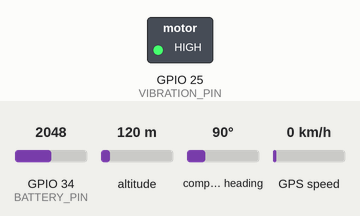
The sketch below on a simulated ESP32. Shown: switched loads named in the sketch (green lamp = pin HIGH). Inputs (shaded band) come from the test bench; at power-on: GPIO 34 (BATTERY_PIN) = 2048, altitude 120 m, compass heading 90°, GPS speed 0 km/h. The GPS gets a fix after 3 s at 37.7749, -122.4194 with 8 satellites; the modem accepts every AT command (registered, SIM ready, sends succeed) and sends nothing else; what the sketch prints to the serial monitor is not drawn.

Above: at 10.1 s.
At 122.5 s:
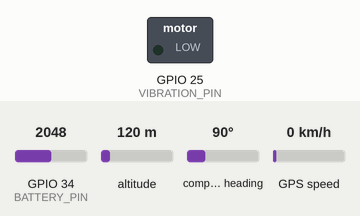
Timing chart, 0 to 130.0 s (numbered marks = the images above):
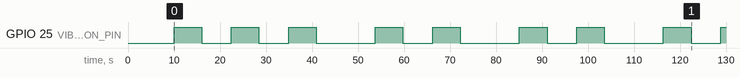

Measured:
- by itself, GPIO 25 (VIBRATION_PIN): LOW → HIGH at 10.0 s, → LOW 6.0 s later, → HIGH 6.4 s later, → LOW 6.0 s later, … (17 changes in this stretch)

The sketch:

collar_esp32.ino
```cpp
/*
  Firmware collier GPS - ESP32 + SIM7600 (4G) + GPS NEO6M
  Langage : C++ (Arduino Framework) — nécessaire car JavaScript/React Native
  ne s'exécute pas sur microcontrôleur.

  Rôle du collier :
   1. Lire la position GPS (module NEO6M, liaison série)
   2. Comparer cette position aux zones téléchargées depuis Firebase
   3. Décider de faire vibrer le moteur si l'animal approche de la limite
   4. Envoyer position/batterie/alertes à Firebase via le module SIM7600 (réseau 4G)
   5. Télécharger les mises à jour de zones/paramètres à chaque cycle
*/

#include <TinyGPSPlus.h>
#include <HardwareSerial.h>
#include <ArduinoJson.h>

// ---------- Configuration matérielle ----------
#define GPS_RX_PIN 16
#define GPS_TX_PIN 17
#define SIM_RX_PIN 26
#define SIM_TX_PIN 27
#define VIBRATION_PIN 25
#define BATTERY_PIN 34   // entrée analogique pour mesure de tension batterie

HardwareSerial gpsSerial(1);
HardwareSerial simSerial(2);
TinyGPSPlus gps;

// ---------- Identité du collier ----------
const char* COLLAR_ID = "COL-00125";
const char* FIREBASE_PROJECT_ID = "elevage-app";
const char* FIREBASE_API_KEY = "TON_API_KEY";

// ---------- Paramètres synchronisés depuis Firebase (valeurs par défaut) ----------
int intensiteVibration = 60;   // 0-100 %
int dureeVibrationSec = 3;
int frequenceGpsSec = 10;      // fréquence de lecture GPS
int frequenceEnvoiSec = 30;    // fréquence d'envoi à Firebase
const float BUFFER_SORTIE_M = 5.0;  // distance tampon avant la frontière (zone d'alerte)

// ---------- Zone active (polygone téléchargé depuis Firestore) ----------
struct Point { double lat; double lon; };
Point zonePoints[20];
int zonePointsCount = 0;

unsigned long dernierEnvoi = 0;
unsigned long dernierGps = 0;
unsigned long derniereSync = 0;

void setup() {
  Serial.begin(115200);
  gpsSerial.begin(9600, SERIAL_8N1, GPS_RX_PIN, GPS_TX_PIN);
  simSerial.begin(115200, SERIAL_8N1, SIM_RX_PIN, SIM_TX_PIN);
  pinMode(VIBRATION_PIN, OUTPUT);
  pinMode(BATTERY_PIN, INPUT);

  Serial.println("Initialisation du collier " + String(COLLAR_ID));
  initSim7600();
  synchroniserAvecFirebase(); // récupère zone + paramètres au démarrage
}

void loop() {
  // 1. Lecture continue du flux GPS
  while (gpsSerial.available() > 0) {
    gps.encode(gpsSerial.read());
  }

  unsigned long maintenant = millis();

  // 2. Cycle de calcul de position (toutes les frequenceGpsSec secondes)
  if (gps.location.isValid() && (maintenant - dernierGps > frequenceGpsSec * 1000UL)) {
    dernierGps = maintenant;
    traiterPosition(gps.location.lat(), gps.location.lng());
  }

  // 3. Cycle d'envoi vers Firebase
  if (maintenant - dernierEnvoi > frequenceEnvoiSec * 1000UL) {
    dernierEnvoi = maintenant;
    envoyerPositionFirebase(gps.location.lat(), gps.location.lng());
    envoyerBatterie();
  }

  // 4. Cycle de synchronisation des zones/paramètres (toutes les 5 minutes)
  if (maintenant - derniereSync > 5UL * 60UL * 1000UL) {
    derniereSync = maintenant;
    synchroniserAvecFirebase();
  }
}

// ---------- Logique de géofencing ----------
void traiterPosition(double lat, double lon) {
  bool dedans = pointDansPolygone(lat, lon, zonePoints, zonePointsCount);
  double distanceLimite = distanceMinimaleAuBord(lat, lon, zonePoints, zonePointsCount);

  if (dedans && distanceLimite < BUFFER_SORTIE_M) {
    // L'animal approche de la limite : vibration progressive (avertissement)
    declencherVibration(intensiteVibration, dureeVibrationSec);
    envoyerAlerte("near", "Animal proche de la limite");
  } else if (!dedans) {
    // Sortie confirmée : vibration plus longue + alerte immédiate
    declencherVibration(100, dureeVibrationSec * 2);
    envoyerAlerte("out", "Sortie confirmée de la zone");
    envoyerPositionFirebase(lat, lon); // envoi immédiat, sans attendre le cycle normal
  }
  // Si dedans et loin de la limite : rien ne se passe (comportement normal)
}

// Test point-dans-polygone (algorithme du ray casting)
bool pointDansPolygone(double lat, double lon, Point* poly, int n) {
  bool inside = false;
  for (int i = 0, j = n - 1; i < n; j = i++) {
    if (((poly[i].lon > lon) != (poly[j].lon > lon)) &&
        (lat < (poly[j].lat - poly[i].lat) * (lon - poly[i].lon) /
               (poly[j].lon - poly[i].lon) + poly[i].lat)) {
      inside = !inside;
    }
  }
  return inside;
}

// Distance approximative (en mètres) au segment de bordure le plus proche
double distanceMinimaleAuBord(double lat, double lon, Point* poly, int n) {
  double minDist = 1e9;
  for (int i = 0; i < n; i++) {
    int j = (i + 1) % n;
    double d = distancePointSegment(lat, lon, poly[i], poly[j]);
    if (d < minDist) minDist = d;
  }
  return minDist;
}

double distancePointSegment(double lat, double lon, Point a, Point b) {
  // Approximation simple en mètres via conversion degrés -> mètres (~111km/degré)
  double ax = a.lon * 111320.0, ay = a.lat * 110540.0;
  double bx = b.lon * 111320.0, by = b.lat * 110540.0;
  double px = lon * 111320.0, py = lat * 110540.0;

  double dx = bx - ax, dy = by - ay;
  double len2 = dx * dx + dy * dy;
  double t = len2 == 0 ? 0 : ((px - ax) * dx + (py - ay) * dy) / len2;
  t = max(0.0, min(1.0, t));
  double projX = ax + t * dx, projY = ay + t * dy;
  return sqrt((px - projX) * (px - projX) + (py - projY) * (py - projY));
}

// ---------- Vibration ----------
void declencherVibration(int intensite, int dureeSec) {
  int pwmValue = map(intensite, 0, 100, 0, 255);
  analogWrite(VIBRATION_PIN, pwmValue);
  delay(dureeSec * 1000);
  analogWrite(VIBRATION_PIN, 0);
}

// ---------- Communication réseau (SIM7600, commandes AT) ----------
void initSim7600() {
  envoyerCommandeAT("AT");
  envoyerCommandeAT("AT+CPIN?");         // vérifie la présence de la carte SIM
  envoyerCommandeAT("AT+CGATT=1");       // attache au réseau data
  envoyerCommandeAT("AT+CGDCONT=1,\"IP\",\"internet\"");
  envoyerCommandeAT("AT+CGACT=1,1");     // active le contexte PDP (connexion data)
}

void envoyerCommandeAT(const char* cmd) {
  simSerial.println(cmd);
  delay(500);
}

// Envoie la position GPS + horodatage vers Firestore (REST API)
void envoyerPositionFirebase(double lat, double lon) {
  StaticJsonDocument<256> doc;
  doc["fields"]["collierId"]["stringValue"] = COLLAR_ID;
  doc["fields"]["latitude"]["doubleValue"] = lat;
  doc["fields"]["longitude"]["doubleValue"] = lon;
  doc["fields"]["timestamp"]["stringValue"] = "AUTO";

  String payload;
  serializeJson(doc, payload);

  String url = "https://firestore.googleapis.com/v1/projects/" +
               String(FIREBASE_PROJECT_ID) + "/databases/(default)/documents/locations";

  envoyerRequeteHTTPS(url, payload);
}

void envoyerBatterie() {
  int lecture = analogRead(BATTERY_PIN);
  float tension = (lecture / 4095.0) * 3.3 * 2; // pont diviseur de tension
  int pourcentage = constrain(map(tension * 100, 320, 420, 0, 100), 0, 100);

  StaticJsonDocument<128> doc;
  doc["fields"]["collierId"]["stringValue"] = COLLAR_ID;
  doc["fields"]["batterie"]["integerValue"] = pourcentage;

  String payload;
  serializeJson(doc, payload);
  String url = "https://firestore.googleapis.com/v1/projects/" +
               String(FIREBASE_PROJECT_ID) + "/databases/(default)/documents/collars/" + COLLAR_ID;
  envoyerRequeteHTTPS(url, payload);
}

void envoyerAlerte(const char* type, const char* description) {
  StaticJsonDocument<256> doc;
  doc["fields"]["collierId"]["stringValue"] = COLLAR_ID;
  doc["fields"]["type"]["stringValue"] = type;
  doc["fields"]["description"]["stringValue"] = description;

  String payload;
  serializeJson(doc, payload);
  String url = "https://firestore.googleapis.com/v1/projects/" +
               String(FIREBASE_PROJECT_ID) + "/databases/(default)/documents/alerts";
  envoyerRequeteHTTPS(url, payload);
}

// Télécharge la zone active + paramètres depuis Firestore
void synchroniserAvecFirebase() {
  String url = "https://firestore.googleapis.com/v1/projects/" +
               String(FIREBASE_PROJECT_ID) + "/databases/(default)/documents/settings/" + COLLAR_ID;

  String reponse = recevoirRequeteHTTPS(url);

  // Parsing JSON de la réponse pour extraire les paramètres et les points de zone
  StaticJsonDocument<2048> doc;
  DeserializationError err = deserializeJson(doc, reponse);
  if (!err) {
    intensiteVibration = doc["fields"]["intensiteVibration"]["integerValue"] | intensiteVibration;
    dureeVibrationSec = doc["fields"]["dureeVibration"]["integerValue"] | dureeVibrationSec;
    frequenceGpsSec = doc["fields"]["frequenceGps"]["integerValue"] | frequenceGpsSec;

    JsonArray points = doc["fields"]["zonePoints"]["arrayValue"]["values"];
    zonePointsCount = 0;
    for (JsonVariant p : points) {
      if (zonePointsCount >= 20) break;
      zonePoints[zonePointsCount].lat = p["mapValue"]["fields"]["latitude"]["doubleValue"];
      zonePoints[zonePointsCount].lon = p["mapValue"]["fields"]["longitude"]["doubleValue"];
      zonePointsCount++;
    }
  }
}

// Envoi HTTPS générique via commandes AT du SIM7600 (implémentation simplifiée)
void envoyerRequeteHTTPS(String url, String payload) {
  envoyerCommandeAT("AT+HTTPINIT");
  envoyerCommandeAT(("AT+HTTPPARA=\"URL\",\"" + url + "\"").c_str());
  envoyerCommandeAT("AT+HTTPPARA=\"CONTENT\",\"application/json\"");
  simSerial.println("AT+HTTPDATA=" + String(payload.length()) + ",10000");
  delay(200);
  simSerial.println(payload);
  delay(500);
  envoyerCommandeAT("AT+HTTPACTION=1"); // POST
  envoyerCommandeAT("AT+HTTPTERM");
}

String recevoirRequeteHTTPS(String url) {
  envoyerCommandeAT("AT+HTTPINIT");
  envoyerCommandeAT(("AT+HTTPPARA=\"URL\",\"" + url + "\"").c_str());
  envoyerCommandeAT("AT+HTTPACTION=0"); // GET
  delay(1000);

  String reponse = "";
  while (simSerial.available()) {
    reponse += (char)simSerial.read();
  }
  envoyerCommandeAT("AT+HTTPTERM");
  return reponse;
}
```
